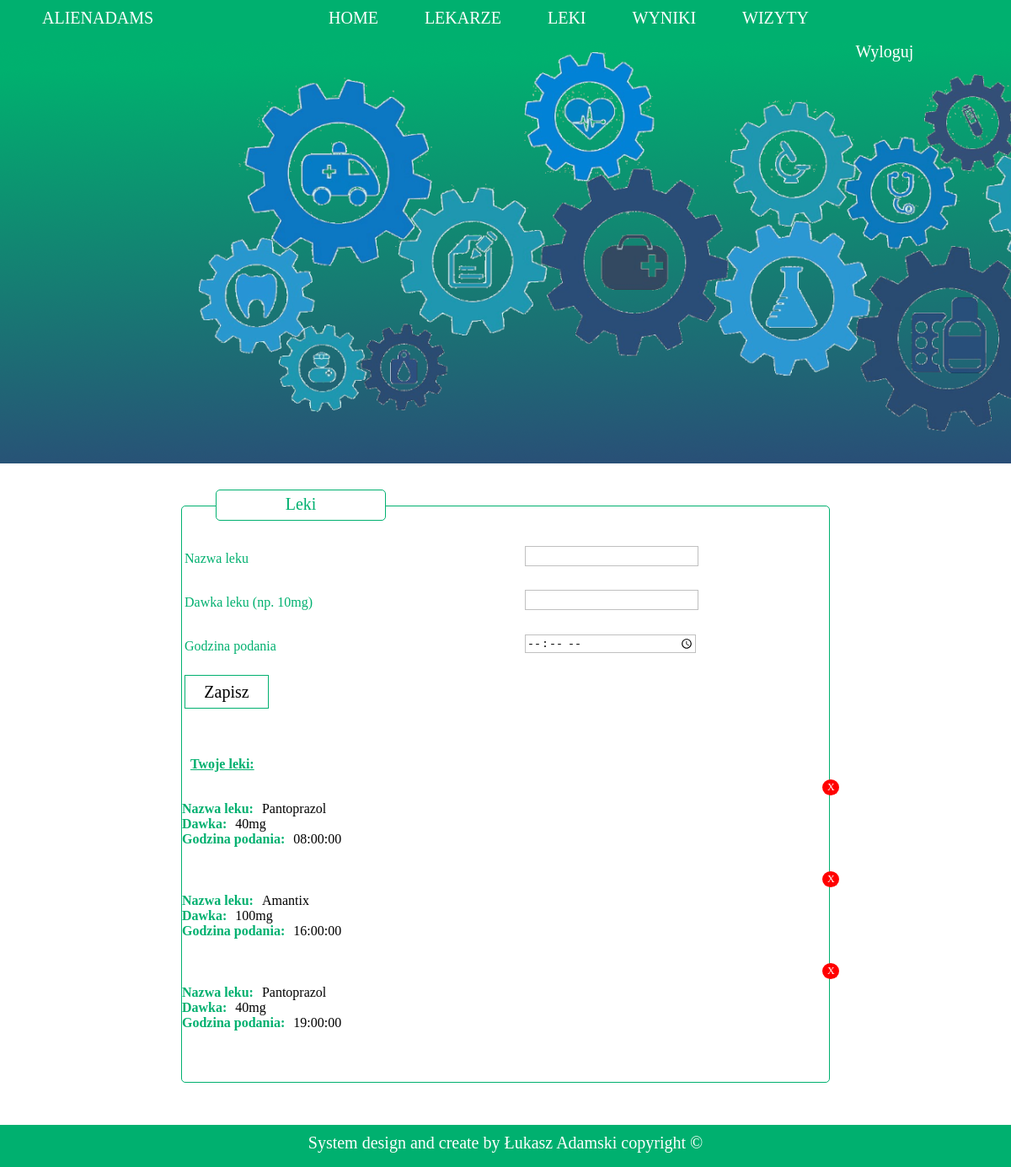
Screenshot of /medicaments.php (signed in) with the database file from the repository.
### tables this page shows
CREATE TABLE `medicines` (
  `username` varchar(20) DEFAULT NULL,
  `medicine` varchar(20) DEFAULT NULL,
  `dose` char(10) DEFAULT NULL,
  `hour` time DEFAULT NULL
);

### scripts/Patient.php (called while the page is built, shortened)
<?php
    include_once 'Database.php';
    class Patient
    {
        public static function getMedicaments()
        {
            $Database = new Database();
            $Database->serverConnect();
            $Database->getMedicaments();
        }
    }
?>

### scripts/Database.php (the view, shortened to what this page needs)
<?php
    class Database
    {
        public function getMedicaments()
        {
            $username = $_SESSION['username'];
            print('<form method="POST" action="add_medicament.php">');
                print('<table class="data_box__table">');
                    print('<tr>');
                        print('<td>');
                            print('<label for="medicine_name">Nazwa leku</label>');
                        print('</td>');
                        print('<td>');
                            print('<input type="text" name="medicine_name" id="medicine_name"></input>');
                        print('</td>');
                    print('</tr>');
                    print('<tr>');
                        print('<td>');
                            print('<label for="dose">Dawka leku (np. 10mg)</label>');
                        print('</td>');
                        print('<td>');
                            print('<input type="text" name="dose" id="dose"></input>');
                        print('</td>');
                    print('</tr>');
                    print('<tr>');
                        print('<td>');
                            print('<label for="hour">Godzina podania</label>');
                        print('</td>');
                        print('<td>');
                            print('<input type="time" name="hour" id="hour"></input>');
                        print('</td>');
                    print('</tr>');
                    print('<tr>');
                        print('<td><button class="data_box__button" id="save_button">Zapisz</button></td>');
                    print('</tr>');
                print('</table>');
            print('</form>');
            try
            {
                $pdo = new PDO('mysql:host=' . DB_HOST . ';dbname=' . DB_SCHEMA, DB_USER, DB_PASSWORD);
                $get_medicaments_count = $pdo->query('SELECT count(*) FROM medicines WHERE username = "' . $username . '"');
                $get_medicaments_count->execute();
                $row = $get_medicaments_count->fetchAll();
                $count = $row[0][0];
                if($count == 0)
                {
                    echo "Nie dodano żadnych leków.";
                }
                else
                {
                    $get_medicaments = $pdo->query('SELECT * FROM medicines WHERE username = "' . $username . '" ORDER BY hour');
                    $get_medicaments->execute();
                    $row = $get_medicaments->fetchAll();
                    echo "<p class='data_box__deseases_list'>Twoje leki:</p>";
                    for($i = 0; $i < $count; $i++)
                    {
                        echo "<div class='treatment_box'>";
                        echo "<div class='data_box__delete_button' id='" . $row[$i][1] . "'><a href='delete_medicament.php?delete=" . $row[$i][1] . "&hour=" . $row[$i][3] . "'>X</a></div>";
                        echo "<span class='data_box__spec'>Nazwa leku:</span><span class='test_name'>" . $row[$i][1] . "</span><br />";
                        echo "<span class='data_box__spec'>Dawka:</span><span class='test_date'>" . $row[$i][2] . "</span><br />";
                        echo "<span class='data_box__spec'>Godzina podania:</span><span id='reference_min_value'>" . $row[$i][3] . "</span><br />";
                        echo "<br /><br />";
                        echo "</div>";
                    }
                }
            }
            catch(PDOException $e)
            {
                echo 'Wystąpił błąd! (' . $e->getMessage() . ') :( Prosimy spróbować ponownie.';
                die();
            }
        }
    }
?>

### css/style.css (style rules this page uses)
html, body { margin: 0; padding: 0; }
.data_box a { text-decoration: none; color: #FFF; }
.data_box__table { width: 800px; }
.data_box__table tr { height: 50px; }
.data_box__table td { width: 400px; }
.data_box__table label { display: block; width: 400px; font-family: Verdana; color: #00b06f; padding-bottom: 5px; }
.data_box__table input { width: 200px; height: 20px; margin-bottom: 10px; border: 1px solid #c0c0c0; transition: 0.3s; }
.data_box__deseases_list { font-family: Verdana; color: #00b06f; text-decoration: underline; margin-left: 10px; font-weight: bold; margin-top: 50px; }
.data_box__spec { font-family: Verdana; color: #00b06f; font-weight: bold; margin-right: 10px; }
.data_box__button { width: 100px; height: 40px; border: 1px solid #00b06f; background-color: #FFF; font-family: Verdana; font-size: 20px; cursor: pointer; transition: 0.3s; }
.data_box__delete_button { width: 20px; height: 17px; border-radius: 100%; background-color: #ff0000; font-family: Verdana; font-size: 12px; color: #ffffff; text-align: center; padding-top: 2px; cursor: pointer; position: relative; left: 99%; top: -7px; }
.treatment_box { font-family: Verdana; }

### rows the page displays
medicines: medicine "Pantoprazol", dose "40mg", hour "08:00:00"
medicines: medicine "Amantix", dose "100mg", hour "16:00:00"
medicines: medicine "Pantoprazol", dose "40mg", hour "19:00:00"

### other values shown
$_SESSION["username"] "ALIENADAMS"
